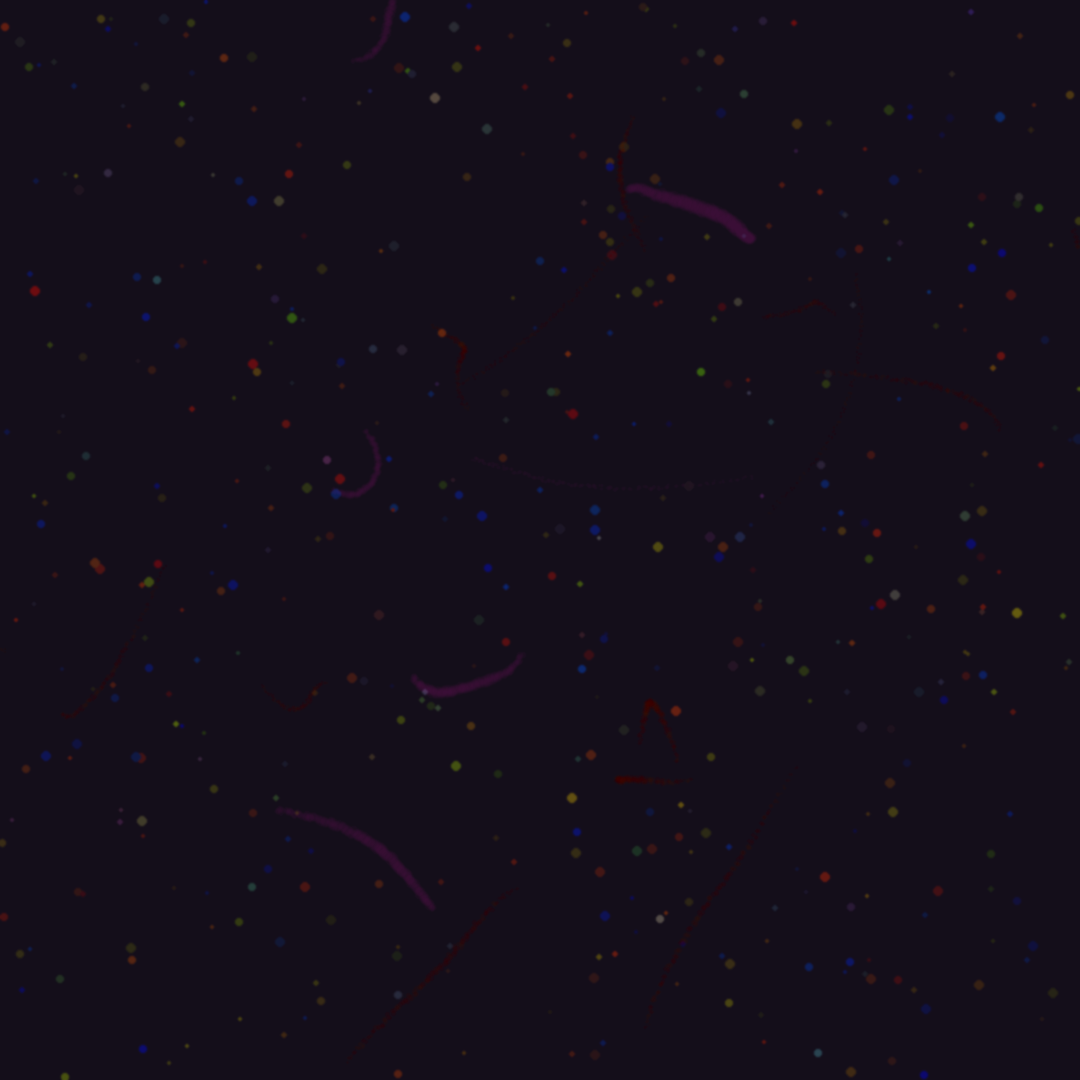

This figure's Python source:
from PIL import Image, ImageDraw, ImageFilter
import numpy as np
import math
import random
import colorsys

# Canvas dimensions
WIDTH, HEIGHT = 1080, 1080

# Create base image
img = Image.new('RGB', (WIDTH, HEIGHT), color=(20, 15, 25))
draw = ImageDraw.Draw(img, 'RGBA')

# Emotion parameters
TURBULENCE = 0.8  # Chaos level
PASSION = 0.9     # Color intensity
TENSION = 0.7     # Conflicting forces

# Bezier curve for smooth strokes
def bezier_curve(points, num_points=50):
    """Generate points along a bezier curve"""
    curve_points = []
    for t in np.linspace(0, 1, num_points):
        point = np.zeros(2)
        n = len(points) - 1
        for i, p in enumerate(points):
            # Bernstein polynomial
            coeff = math.comb(n, i) * (1-t)**(n-i) * t**i
            point += coeff * np.array(p)
        curve_points.append(tuple(point))
    return curve_points

# Dynamic brushstroke
class Brushstroke:
    def __init__(self, start_x, start_y):
        self.points = [(start_x, start_y)]
        self.velocity = np.array([random.uniform(-10, 10), random.uniform(-10, 10)])
        self.color_base = random.random()
        self.thickness = random.uniform(5, 30)
        self.energy = 1.0
        self.emotion = random.choice(['rage', 'sorrow', 'ecstasy', 'turmoil'])
        
    def update(self):
        # Current position
        x, y = self.points[-1]
        
        # Emotional movement patterns
        if self.emotion == 'rage':
            # Sharp, aggressive movements
            force = np.array([
                random.uniform(-20, 20) * TURBULENCE,
                random.uniform(-20, 20) * TURBULENCE
            ])
            self.thickness *= 0.98  # Thinning with energy
        elif self.emotion == 'sorrow':
            # Downward drift, heavy
            force = np.array([
                random.uniform(-5, 5),
                5 + random.uniform(0, 5)
            ])
            self.thickness *= 1.01  # Thickening, weighted
        elif self.emotion == 'ecstasy':
            # Upward spirals
            angle = len(self.points) * 0.1
            force = np.array([
                10 * math.cos(angle),
                -8 - 5 * math.sin(angle)
            ])
        else:  # turmoil
            # Circular chaos
            center_pull = np.array([WIDTH/2 - x, HEIGHT/2 - y]) * 0.001
            rotation = np.array([-self.velocity[1], self.velocity[0]]) * 0.1
            force = center_pull + rotation + np.random.randn(2) * 10
        
        # Apply forces
        self.velocity = self.velocity * 0.9 + force * TENSION
        self.velocity = np.clip(self.velocity, -50, 50)
        
        # New position
        new_pos = (x + self.velocity[0], y + self.velocity[1])
        self.points.append(new_pos)
        
        # Energy decay
        self.energy *= 0.97
        
    def render(self, draw):
        if len(self.points) < 4:
            return
            
        # Get bezier curve points
        curve = bezier_curve(self.points[-min(10, len(self.points)):])
        
        # Color based on emotion and position
        for i, (x, y) in enumerate(curve[:-1]):
            if 0 <= x < WIDTH and 0 <= y < HEIGHT:
                # Dynamic color
                progress = i / len(curve)
                
                if self.emotion == 'rage':
                    hue = 0.0 + random.uniform(-0.05, 0.05)  # Red
                    saturation = 0.8 + 0.2 * PASSION
                elif self.emotion == 'sorrow':
                    hue = 0.6 + random.uniform(-0.1, 0.1)  # Blue
                    saturation = 0.4 + 0.3 * (1 - progress)
                elif self.emotion == 'ecstasy':
                    hue = (self.color_base + progress * 0.3) % 1.0  # Rainbow
                    saturation = 0.9 * PASSION
                else:  # turmoil
                    hue = (0.8 + len(self.points) * 0.001) % 1.0  # Shifting
                    saturation = 0.7
                
                value = self.energy * (0.5 + 0.5 * PASSION)
                r, g, b = [int(c * 255) for c in colorsys.hsv_to_rgb(hue, saturation, value)]
                
                # Varying thickness
                thick = self.thickness * (0.5 + 0.5 * math.sin(progress * math.pi))
                thick *= self.energy
                
                # Draw segment with transparency
                alpha = int(200 * self.energy)
                
                # Multiple passes for texture
                for _ in range(3):
                    offset_x = random.uniform(-2, 2)
                    offset_y = random.uniform(-2, 2)
                    draw.ellipse([x - thick + offset_x, y - thick + offset_y,
                                 x + thick + offset_x, y + thick + offset_y],
                                fill=(r, g, b, alpha))

# Create initial chaos points
strokes = []
# Emotional eruption from center
for _ in range(30):
    angle = random.uniform(0, 2 * math.pi)
    dist = random.uniform(50, 150)
    x = WIDTH/2 + dist * math.cos(angle)
    y = HEIGHT/2 + dist * math.sin(angle)
    strokes.append(Brushstroke(x, y))

# Edge tensions
for _ in range(20):
    if random.random() < 0.5:
        # From edges
        x = 0 if random.random() < 0.5 else WIDTH
        y = random.uniform(0, HEIGHT)
    else:
        x = random.uniform(0, WIDTH)
        y = 0 if random.random() < 0.5 else HEIGHT
    strokes.append(Brushstroke(x, y))

# Simulate the tempest
for step in range(100):
    # Update all strokes
    for stroke in strokes:
        if stroke.energy > 0.1 and len(stroke.points) < 50:
            stroke.update()
    
    # Occasionally spawn new strokes from existing ones
    if step % 10 == 0:
        new_strokes = []
        for stroke in random.sample(strokes, min(5, len(strokes))):
            if stroke.energy > 0.5 and len(strokes) < 100:
                x, y = stroke.points[-1]
                new_stroke = Brushstroke(x, y)
                new_stroke.emotion = stroke.emotion  # Inherit emotion
                new_stroke.velocity = stroke.velocity * 0.5 + np.random.randn(2) * 10
                new_strokes.append(new_stroke)
        strokes.extend(new_strokes)

# Render all strokes
for stroke in strokes:
    stroke.render(draw)

# Add texture overlay
texture = Image.new('RGBA', (WIDTH, HEIGHT), (0, 0, 0, 0))
texture_draw = ImageDraw.Draw(texture)

# Splatter effect
for _ in range(500):
    x = random.randint(0, WIDTH)
    y = random.randint(0, HEIGHT)
    size = random.uniform(1, 5)
    opacity = random.randint(20, 80)
    
    # Color from nearby strokes
    nearby_emotion = random.choice(['rage', 'sorrow', 'ecstasy', 'turmoil'])
    if nearby_emotion == 'rage':
        color = (255, random.randint(0, 100), 0, opacity)
    elif nearby_emotion == 'sorrow':
        color = (0, random.randint(0, 100), 255, opacity)
    elif nearby_emotion == 'ecstasy':
        color = (random.randint(100, 255), random.randint(100, 255), 0, opacity)
    else:
        color = (random.randint(50, 200), random.randint(50, 200), random.randint(50, 200), opacity)
    
    texture_draw.ellipse([x-size, y-size, x+size, y+size], fill=color)

# Apply texture
img = Image.alpha_composite(img.convert('RGBA'), texture).convert('RGB')

# Final blur for cohesion
img = img.filter(ImageFilter.GaussianBlur(radius=1))

# Enhance contrast
from PIL import ImageEnhance
contrast = ImageEnhance.Contrast(img)
img = contrast.enhance(1.2)

img.save('digital_tempest_01.png')
print("Digital Tempest created: digital_tempest_01.png")